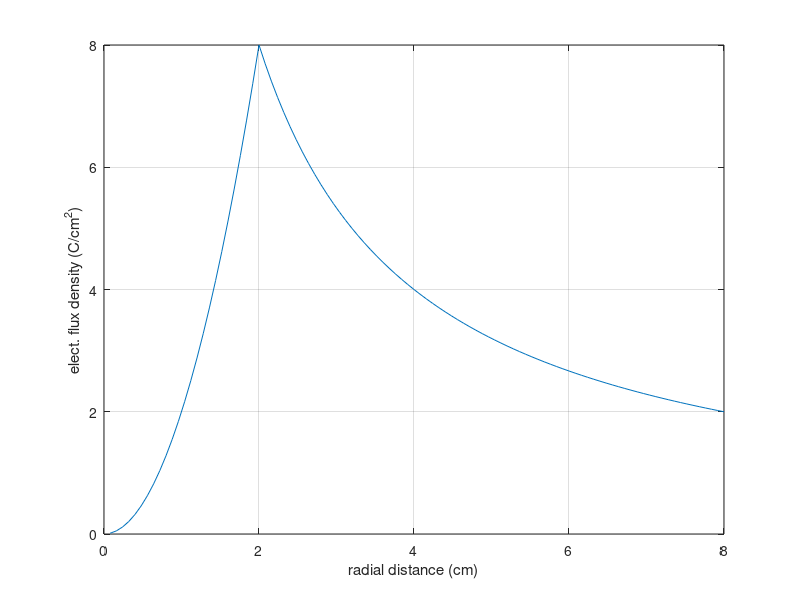

This figure's MATLAB source:
%   M-File: MLP0232
%
%   Gauss's Law Problem
%       solid cylinder with radially-dependent charge
%
%   Variables
%   a       radius of cylinder (cm)
%   rho     radial distance from z-axis
%   D       electric flux density (C/cm^3)
%   N       number of data points
%   maxrad  max radius for plot (cm)

clc;clear;

%   initialize variables
a=2;
maxrad=8;
N=100;
bndy=round(N*a/maxrad);

for i=1:bndy
    rho(i)=i*maxrad/N;
    D(i)=2*rho(i)^2;
end

for i=bndy+1:N
    rho(i)=i*maxrad/N;
    D(i)=(2*a^3)/rho(i);
end
plot(rho,D)
xlabel('radial distance (cm)')
ylabel('elect. flux density (C/cm^2)')
grid on
